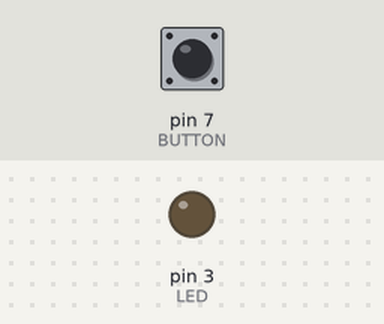
This sketch was run on a simulated Arduino Uno, built with avr-gcc and run on an emulated ATmega328P. On the bench: output pins drawn as LEDs (lit = HIGH). The test bench sets the inputs (shaded band); at power-on: pin 7 (BUTTON) LOW.

Above: at 1.2 s.
1.3 s: pin 7 (BUTTON) pulled HIGH for 1 s
At 1.7 s:
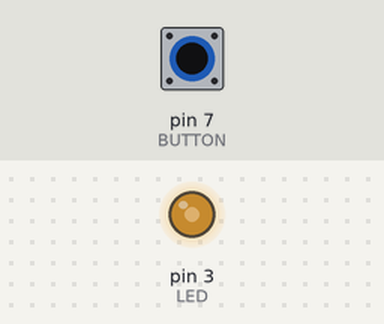
At 3.0 s:
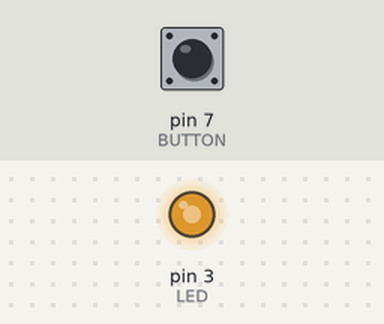
3.8 s: pin 7 (BUTTON) pulled HIGH for 0.15 s
At 4.5 s:
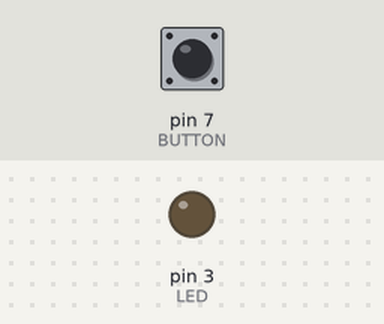
5.4 s: pin 7 (BUTTON) pulled HIGH for 3.2 s
Timing chart, 0 to 10.1 s (numbered marks = the images above; inputs shaded):
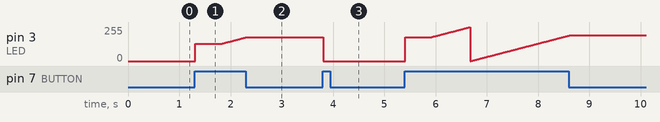

Measured:
- after the input at 1.3 s, pin 3 (LED): moves from 0/255 to 178/255 over 0.99 s, starting at once
- after the input at 3.8 s, pin 3 (LED): 178/255 → 0/255 at once

The sketch:

BrightnessControl_LED.ino
```cpp
const int LED = 3;    //the pin for the LED
const int BUTTON = 7; // the pin for the pushbutton
int val = 0; // store the state of the input pin

int pre = 0; //store the previous value of val
int state = 0; //0 = LED off while 1 = LED on

int brightness = 128; // stores the brightness value
unsigned long startTime = 0; // when did we begin pressing?

void setup() {
  pinMode(LED, OUTPUT);
  pinMode(BUTTON, INPUT);

}

void loop() {
  val = digitalRead(BUTTON); //read input value and store it

  //check if button has been pushed
  if ((val == HIGH) && (pre == LOW)) {
    state = 1 - state;
    startTime = millis(); //millis() is the Arduino clock. it returns how many milliseconds have passed since the board has been reset.
    // it remembers when the button was last pressed
    delay(10);
    }

    //check whether the button has been held down
   if ((val == HIGH) && (pre == HIGH)) {

    //If the button is held for more than 500ms
    if (state == 1 && (millis() - startTime) > 500) {
        brightness++;// increment brightness by 1
        delay(10); //delay to aviod brightness going up too fast

        if (brightness > 255) {
          brightness = 0; //if we go over 255, let's go back to 0
          }
      }
    }

    pre = val;

    if (state == 1) {
      analogWrite(LED, brightness); // turn LED ON at the current brightness level
      } else {
        analogWrite(LED, 0); // turn LED OFF
        }
}
```
